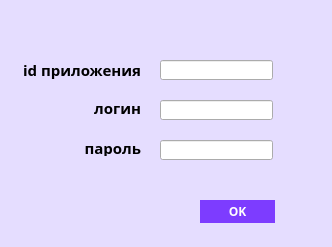
<?xml version="1.0" encoding="UTF-8"?>
<ui version="4.0">
 <class>Dialog</class>
 <widget class="QDialog" name="Dialog">
  <property name="geometry">
   <rect>
    <x>0</x>
    <y>0</y>
    <width>332</width>
    <height>247</height>
   </rect>
  </property>
  <property name="windowTitle">
   <string>Dialog</string>
  </property>
  <property name="styleSheet">
   <string notr="true">QDialog{
background-color:rgb(229, 221, 255);
}

QPushButton{
background-color:rgb(125, 60, 255);
border:none;
color:rgb(255, 255, 255);
}</string>
  </property>
  <widget class="QLabel" name="id_app">
   <property name="geometry">
    <rect>
     <x>10</x>
     <y>60</y>
     <width>131</width>
     <height>20</height>
    </rect>
   </property>
   <property name="font">
    <font>
     <family>Microsoft YaHei UI Light</family>
     <pointsize>11</pointsize>
     <weight>75</weight>
     <bold>true</bold>
    </font>
   </property>
   <property name="text">
    <string>id приложения</string>
   </property>
   <property name="textFormat">
    <enum>Qt::AutoText</enum>
   </property>
   <property name="scaledContents">
    <bool>false</bool>
   </property>
   <property name="alignment">
    <set>Qt::AlignRight|Qt::AlignTrailing|Qt::AlignVCenter</set>
   </property>
  </widget>
  <widget class="QLineEdit" name="idEdit">
   <property name="geometry">
    <rect>
     <x>160</x>
     <y>60</y>
     <width>113</width>
     <height>20</height>
    </rect>
   </property>
  </widget>
  <widget class="QLabel" name="login">
   <property name="geometry">
    <rect>
     <x>60</x>
     <y>100</y>
     <width>81</width>
     <height>16</height>
    </rect>
   </property>
   <property name="font">
    <font>
     <family>Microsoft YaHei UI Light</family>
     <pointsize>11</pointsize>
     <weight>75</weight>
     <bold>true</bold>
    </font>
   </property>
   <property name="text">
    <string>логин</string>
   </property>
   <property name="textFormat">
    <enum>Qt::AutoText</enum>
   </property>
   <property name="scaledContents">
    <bool>false</bool>
   </property>
   <property name="alignment">
    <set>Qt::AlignRight|Qt::AlignTrailing|Qt::AlignVCenter</set>
   </property>
  </widget>
  <widget class="QLabel" name="passw">
   <property name="geometry">
    <rect>
     <x>60</x>
     <y>140</y>
     <width>81</width>
     <height>16</height>
    </rect>
   </property>
   <property name="font">
    <font>
     <family>Microsoft YaHei UI Light</family>
     <pointsize>11</pointsize>
     <weight>75</weight>
     <bold>true</bold>
    </font>
   </property>
   <property name="text">
    <string>пароль</string>
   </property>
   <property name="textFormat">
    <enum>Qt::AutoText</enum>
   </property>
   <property name="scaledContents">
    <bool>false</bool>
   </property>
   <property name="alignment">
    <set>Qt::AlignRight|Qt::AlignTrailing|Qt::AlignVCenter</set>
   </property>
  </widget>
  <widget class="QLineEdit" name="passEdit_2">
   <property name="geometry">
    <rect>
     <x>160</x>
     <y>140</y>
     <width>113</width>
     <height>20</height>
    </rect>
   </property>
   <property name="echoMode">
    <enum>QLineEdit::Password</enum>
   </property>
  </widget>
  <widget class="QLineEdit" name="loginEdit_3">
   <property name="geometry">
    <rect>
     <x>160</x>
     <y>100</y>
     <width>113</width>
     <height>20</height>
    </rect>
   </property>
  </widget>
  <widget class="QPushButton" name="OKButton">
   <property name="geometry">
    <rect>
     <x>200</x>
     <y>200</y>
     <width>75</width>
     <height>23</height>
    </rect>
   </property>
   <property name="font">
    <font>
     <family>Microsoft YaHei Light</family>
     <weight>75</weight>
     <bold>true</bold>
    </font>
   </property>
   <property name="text">
    <string>OK</string>
   </property>
  </widget>
 </widget>
 <resources/>
 <connections/>
</ui>
